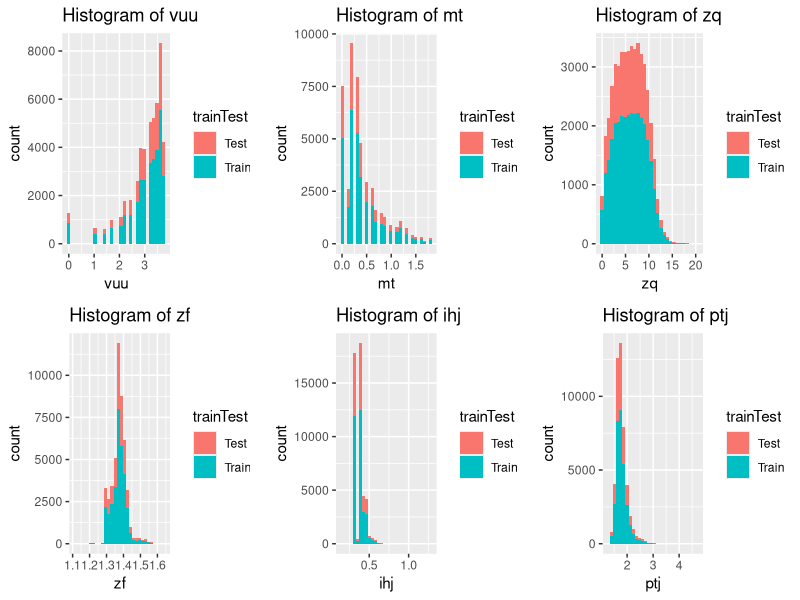

The R source for this figure: (Note: this script raises an error after producing the figure.)
## ---- chunk 1
library(ggplot2)
library(gridExtra)
library(randomForest)
library(MASS)
library(car)
library(e1071)
knitr::opts_chunk$set(echo = TRUE)
## ---- chunk 2
set.seed(121)
# Load data
trainData <- read.csv("final-data-train.csv") 
testData <- read.csv("final-data-test.csv")

# Examine data (commented out to save space)
# str(trainData) # 16 predictors: 6 continous, 1 dummy, 9 categorical
# str(testData)
table(trainData$noyes)

# Change dummy variable gb to factor
trainData$gb = factor(trainData$gb)
testData$gb = factor(testData$gb)

# Combine the predictors of the two datasets for exploratory analysis
combData = rbind(cbind(trainData[,-1], trainTest="Train"), cbind(testData, trainTest="Test"))

# Continuous attributes
contAtt = c("vuu", "mt", "zq", "zf", "ihj", "ptj")

# Histograms of continuous attributes
plots <- lapply(contAtt, function(i) { ggplot(combData, aes(x=get(i), fill=trainTest)) +
    xlab(i) +
    ggtitle(paste0("Histogram of ",i)) +
    geom_histogram() })
do.call("grid.arrange", c(plots, ncol=3))

# Dummy and categorical attributes
catAtt = c("bdb", "cle", "kbc", "og", "gb", "xxp", "rao", "at", "lf", "fq","noyes")

# Contingency table of noyes with some categorical attributes
for ( i in 1:9 ) {
  print(catAtt[i])
  print(table(trainData[, "noyes"], trainData[, catAtt[i]]))
}

# Contingency table of some categorical attributes with each other
for ( i in seq(1,7,2) ) {
  print(paste(catAtt[i]," and ",catAtt[i+1]))
  print(table(trainData[,i], trainData[, catAtt[i+1]]))
}

# Pairwise plots of continuous attributes with various categorical attributes colored for training data
nTrain = nrow(trainData)
rowsTrain = seq(1, nTrain, 50)
for ( i in c(1,4,7,11) ) {
  pairs(sapply(trainData[rowsTrain, contAtt], jitter), col=trainData[rowsTrain, catAtt[i]], pch=16, oma=c(3,3,5,10), cex=0.4, main=paste("Pairs plot colored by", catAtt[i], "for training data"))
  oldPar <- par(xpd = TRUE)
  legend("topright", pch=16, col = 1:length(levels(trainData[rowsTrain, catAtt[i]])), legend = c(levels(trainData[rowsTrain, catAtt[i]])))
  par(oldPar)
}

# Pairwise plots of continuous attributes with various categorical attributes colored for test data
nTest = nrow(testData)
rowsTest = seq(1, nTest, 50)
for ( i in c(1,4,7) ) {
  pairs(sapply(testData[rowsTest, contAtt], jitter), col=testData[rowsTest, catAtt[i]], pch=16, oma=c(3,3,5,10), cex=0.4, main = paste("Pairs plot colored by", catAtt[i], "for testing data"))
  oldPar <- par(xpd = TRUE)
  legend("topright", pch=16, col = 1:length(levels(testData[rowsTest, catAtt[i]])), legend = c(levels(testData[rowsTest, catAtt[i]])))
  par(oldPar)
}
## ---- chunk 3
# Examine how many unique values for each continous variable
for (i in 1:ncol(trainData)) {
  if (class(trainData[,i]) == "numeric") {
    print(paste0(names(trainData)[i], ": ", length(unique(trainData[,i]))))
  }
}
## ---- chunk 4
# Structure data for PCA (change 2 category variables into dummy variables)
trainData.PCA = trainData
trainData.PCA$og.kc = trainData$og == "kc"
trainData.PCA$gb.1 = trainData$gb == 1
trainData.PCA$xxp.ptn = trainData$xxp == "ptn"
trainData.PCA = trainData.PCA[, c(1,3:5,7,10:21)]

# Principal components analysis of continuous attributes (scaled and without outcome)
PC = prcomp(trainData.PCA[, c(5,8,10:13,15:17)], scal=TRUE)

# Scree plot of PCA results
# plot(scaledPCs)

# Attributes with largest loadings for the first and second principal components
# PCA1 = sort(abs(PC$rotation[,1]))[9]; PCA1 # ptj
# PCA2 = sort(abs(PC$rotation[,2]))[9]; PCA2 # vuu

# Plot of the first few principal components
# biplot(PC, cex=0.5)
oldpar <- par(mfrow=c(4,3), xpd = TRUE)
for (i in c(1,3,9,15)) {
  trainData.PCA[,i]=factor(trainData.PCA[,i])
  plot(PC$x[rowsTrain,1], PC$x[rowsTrain,2], xlab="PC1", ylab="PC2", col=trainData.PCA[rowsTrain,i], pch=16, cex=0.5)
  plot(PC$x[rowsTrain,2], PC$x[rowsTrain,3], xlab="PC2", ylab="PC3",  col=trainData.PCA[rowsTrain,i], pch=16, cex=0.5, main=names(trainData.PCA)[i])
  plot(PC$x[rowsTrain,1], PC$x[rowsTrain,3], xlab="PC1", ylab="PC3",  col=trainData.PCA[rowsTrain,i],  oma=c(3,3,5,10), pch=16, cex=0.5)
  legend("topright", pch=16, col = 1:length(levels(trainData.PCA[rowsTrain, i])), legend = c(levels(trainData.PCA[rowsTrain, i])))
}
par(oldpar)
## ---- chunk 5
# Logistic fits of continuous variables
fit.vuu = glm(noyes~vuu, data=trainData, family=binomial)
summary(fit.vuu)

# fit.mt = glm(noyes~mt, data=trainData, family=binomial)
# summary(fit.mt)

# fit.zq = glm(noyes~zq, data=trainData, family=binomial)
# summary(fit.zq) # Not significant

# fit.zf = glm(noyes~zf, data=trainData, family=binomial)
# summary(fit.zf)

# fit.ihj = glm(noyes~ihj, data=trainData, family=binomial)
# summary(fit.ihj)

# fit.ptj = glm(noyes~ptj, data=trainData, family=binomial)
# summary(fit.ptj)

# Fisher's exact tests of categorical variables with 2 values
fisher.test(table(trainData[,1], trainData$og)) # Not significant
# fisher.test(table(trainData[,1], trainData$gb))
# fisher.test(table(trainData[,1], trainData$xxp))

# Chi squared tests for remaining categorical variables
chisq.test(table(trainData[,1], trainData$bdb))
# chisq.test(table(trainData[,1], trainData$cle))
# chisq.test(table(trainData[,1], trainData$kbc))
# chisq.test(table(trainData[,1], trainData$rao))
# chisq.test(table(trainData[,1], trainData$at)) # Less significant
# chisq.test(table(trainData[,1], trainData$lf))
# chisq.test(table(trainData[,1], trainData$fq))
## ---- chunk 6
# Helper function from lecture to assess predictions
assess.prediction = function(truth, predicted, verbose=T) {
  # Remove missing values
  predicted = predicted[!is.na(truth)]
  predicted = predicted[!is.na(predicted)]
  truth = truth[!is.na(truth)]
  truth = truth[!is.na(predicted)]
  
  # True/false positives/negatives
  TP = sum(truth=="yes" & predicted=="yes")
  TN = sum(truth=="no" & predicted=="no")
  FP = sum(truth=="no" & predicted=="yes")
  FN = sum(truth=="yes" & predicted=="no")
  P = TP+FN # total postives in truth data
  N = TN+FP # total negatives in truth data
  
  # All results
  results = list(correct=sum(truth==predicted), accuracy=signif(sum(truth==predicted)*100/length(truth),3) , error=signif(100-sum(truth==predicted)*100/length(truth),3), TPR=signif(100*TP/P, 3), TNR=signif(100*TN/N, 3), PPV=signif(100*TP/(TP+FP),3), FDR=signif(100*FP/(TP+FP),3))
  
  # Don't print information if verbose is False
  if ( verbose == F ) {
    return(results)
  }
  
  # Total cases
  cat("Total cases that are not NA: ", length(truth), "\n", sep ="")
  
  # Overall accuracy
  cat("Correct predictions (accuracy): ", results$correct, " (", results$accuracy, "%)\n", sep ="")
  cat("Test error=1-accuracy: ", results$error, "%\n", sep ="")
  
  # Sensitivity/specificity/etc.
  cat("TPR (sensitivity)=TP/P: ", results$TPR, "%\n", sep ="")
  cat("TNR (specificity)=TN/N: ", results$TNR, "%\n", sep ="")
  cat("PPV (precision)=TP/(TP+FP): ", results$PPV, "%\n", sep ="")
  cat("FDR (false discovery)=1-PPV: ", results$FDR, "%\n", sep ="")
}
## ---- chunk 7
# True values
true = trainData$noyes

# Fit logistic regression model on continuous variables
fit.log.cont = glm(noyes~vuu+mt+zq+zf+ihj+ptj, data=trainData, family=binomial)
# summary(fit.log.cont)
predicted1 = ifelse(predict(fit.log.cont, newdata=trainData[ , 3:18], type="response") > 0.5, "yes", "no")
# assess.prediction(true, predicted1) # Assess prediction => 79.3% accuracy

# Logistic regression model with only significant continuous variables (remove vuu then zq using backwards stepwise)
fit.log.cont2 = glm(noyes~mt+zf+ihj+ptj, data=trainData, family=binomial)
# summary(fit.log.cont2)
predicted2 = ifelse(predict(fit.log.cont2, newdata=trainData[ , 3:18], type="response") > 0.5, "yes", "no")
assess.prediction(true, predicted2)  # Assess prediction => 79.3% accuracy

# Fit logistic regression model on all variables
fit.log.all = glm(noyes~.-id, data=trainData, family=binomial)
# summary(fit.log.all)
predicted3 = ifelse(predict(fit.log.all, newdata=trainData[ , 2:18], type="response") > 0.5, "yes", "no")
# assess.prediction(true, predicted3) # Assess prediction => 86.7% accuracy

# Logistic regression model with only significant variables (remove zq then og using backwards stepwise)
fit.log.final = glm(noyes~.-id-zq-og, data=trainData, family=binomial)
# summary(fit.log.final)

# Compare true and predicted values
predicted.log.final = ifelse(predict(fit.log.final, newdata=trainData[ , 2:18], type="response") > 0.5, "yes", "no")
table(true, predicted.log.final)

# Accuracy, error rate, sensitivity, and specificity of final model
assess.prediction(true, predicted.log.final) # Assess prediction => 86.7% accuracy, 60.6% TPR, and 95.2% TNR

# Test model on train/test splits
# k-fold crossvalidation
N.xval = 5
N.iter = 3
data=trainData
results = NULL

for ( iter in 1:N.iter ) {
  grps = sample( (1:nrow(data)) %% N.xval+1 ) # Randomly assign groups
  for ( i in 1:N.xval ) {
    data.test = data[grps == i,] # Set group i as test
    data.train = data[grps != i,] # Set the rest as train
    
    # Expected results from train/test predictions
    train.true = data.train$noyes
    test.true = data.test$noyes
    
    # Results for fit
    fit = glm(noyes~.-id-zq-og, data=data.train, family=binomial)
    train.predicted = ifelse(predict(fit, newdata=data.train[ , 2:18], type="response") > 0.5, "yes", "no")
    test.predicted = ifelse(predict(fit, newdata=data.test[ , 2:18], type="response") > 0.5, "yes", "no")
    
    # Calculate and store accuracy/error/sensitivity/specificity
    test.results = assess.prediction(test.true, test.predicted, verbose=F)
    results = rbind(results, data.frame(accuracy = test.results$accuracy, error = test.results$error,
                    sensitivity = test.results$TPR, specificity = test.results$TNR, model="Logistic"))
  }
}

# Plot results from cross-validation
plot1 = ggplot(results, aes(y=accuracy)) +  geom_boxplot() + ylab("Accuracy (%)") +
  ggtitle("Accuracy of Logistic Regression") + theme(plot.title = element_text(size=12, hjust = 0.5))
plot2 = ggplot(results, aes(y=error)) +  geom_boxplot() + ylab("Error (%)") +
  ggtitle("Error of Logistic Regression") + theme(plot.title = element_text(size=12, hjust = 0.5))
plot3 = ggplot(results, aes(y=sensitivity)) +  geom_boxplot() + ylab("Sensitivity (%)") +
  ggtitle("Sensitivity of Logistic Regression") + theme(plot.title = element_text(size=12, hjust = 0.5))
plot4 = ggplot(results, aes(y=specificity)) +  geom_boxplot() + ylab("Specificity (%)") +
  ggtitle("Specificity of Logistic Regression") + theme(plot.title = element_text(size=12, hjust = 0.5))
grid.arrange(plot1, plot2, plot3, plot4, nrow=2)
## ---- chunk 8
# Fit LDA classifier on all variables
fit.LDA.all = lda(noyes~.-id, data=trainData)
predicted4 = ifelse(predict(fit.LDA.all, newdata=trainData[ , 2:18])$posterior[,2] > 0.5, "yes", "no")
# assess.prediction(true, predicted4) # Assess prediction => 86.4% accuracy

# LDA classifier with only significant variables as determined from logisitic regression (remove zq and og)
fit.LDA.final = lda(noyes~.-id-zq-og, data=trainData)
predicted.LDA.final = ifelse(predict(fit.LDA.final, newdata=trainData[ , 2:18])$posterior[,2] > 0.5, "yes", "no")
table(true, predicted.LDA.final)

# Accuracy, error rate, sensitivity, and specificity of final model
assess.prediction(true, predicted.LDA.final) # Assess prediction => 86.4% accuracy, 59% TPR, and 95.3% TNR

# Test model on train/test splits
# k-fold crossvalidation
for ( iter in 1:N.iter ) {
  grps = sample( (1:nrow(data)) %% N.xval+1 ) # Randomly assign groups
  for ( i in 1:N.xval ) {
    data.test = data[grps == i,] # Set group i as test
    data.train = data[grps != i,] # Set the rest as train
    
    # Expected results from train/test predictions
    train.true = data.train$noyes
    test.true = data.test$noyes
    
    # Results for fit
    fit = lda(noyes~.-id-zq-og, data=data.train)
    train.predicted = ifelse(predict(fit, newdata=data.train[ , 2:18])$posterior[,2] > 0.5, "yes", "no")
    test.predicted = ifelse(predict(fit, newdata=data.test[ , 2:18])$posterior[,2] > 0.5, "yes", "no")
    
    # Calculate and store accuracy/error/sensitivity/specificity
    test.results = assess.prediction(test.true, test.predicted, verbose=F)
    results = rbind(results, data.frame(accuracy = test.results$accuracy, error = test.results$error,
                    sensitivity = test.results$TPR, specificity = test.results$TNR, model="LDA"))
  }
}

# Plot results from cross-validation
plot1 = ggplot(results, aes(y=accuracy, col=model)) +  geom_boxplot() + ylab("Accuracy (%)") +
  ggtitle("Accuracy of LDA") + theme(plot.title = element_text(size=12, hjust = 0.5))
plot2 = ggplot(results, aes(y=error, col=model)) +  geom_boxplot() + ylab("Error (%)") +
  ggtitle("Error of LDA") + theme(plot.title = element_text(size=12, hjust = 0.5))
plot3 = ggplot(results, aes(y=sensitivity, col=model)) +  geom_boxplot() + ylab("Sensitivity (%)") +
  ggtitle("Sensitivity of LDA") + theme(plot.title = element_text(size=12, hjust = 0.5))
plot4 = ggplot(results, aes(y=specificity, col=model)) +  geom_boxplot() + ylab("Specificity (%)") +
  ggtitle("Specificity of LDA") + theme(plot.title = element_text(size=12, hjust = 0.5))
grid.arrange(plot1, plot2, plot3, plot4, nrow=2)
## ---- chunk 9
# Examine VIFs from logistic fit
vif(fit.log.all)

# QDA classifier with variables from LDA (remove zq and og), and also kbc removed since it has pretty high GVIF and the highest Df
fit.QDA.final = qda(noyes~.-id-og-kbc, data=trainData)
predicted5 = ifelse(predict(fit.QDA.final, newdata=trainData[ , -1])$posterior[,2] > 0.5, "yes", "no")
# assess.prediction(true, predicted5) # Assess prediction => 82.7% accuracy, 47.5% sensitivity, 94.2% specificity

# Test model on train/test splits
# k-fold crossvalidation
for ( iter in 1:N.iter ) {
  grps = sample( (1:nrow(data)) %% N.xval+1 ) # Randomly assign groups
  for ( i in 1:N.xval ) {
    data.test = data[grps == i,] # Set group i as test
    data.train = data[grps != i,] # Set the rest as train
    
    # Expected results from train/test predictions
    train.true = data.train$noyes
    test.true = data.test$noyes
    
    # Results for fit
    fit = qda(noyes~.-id-og-kbc, data=data.train)
    train.predicted = ifelse(predict(fit, newdata=data.train[ , 2:18])$posterior[,2] > 0.5, "yes", "no")
    test.predicted = ifelse(predict(fit, newdata=data.test[ , 2:18])$posterior[,2] > 0.5, "yes", "no")
    
    # Calculate and store accuracy/error/sensitivity/specificity
    test.results = assess.prediction(test.true, test.predicted, verbose=F)
    results = rbind(results, data.frame(accuracy = test.results$accuracy, error = test.results$error,
                    sensitivity = test.results$TPR, specificity = test.results$TNR, model="QDA"))
  }
}

# Plot results from cross-validation
plot1 = ggplot(results, aes(y=accuracy, col=model)) +  geom_boxplot() + ylab("Accuracy (%)") +
  ggtitle("Accuracy of QDA") + theme(plot.title = element_text(size=12, hjust = 0.5))
plot2 = ggplot(results, aes(y=error, col=model)) +  geom_boxplot() + ylab("Error (%)") +
  ggtitle("Error of QDA") + theme(plot.title = element_text(size=12, hjust = 0.5))
plot3 = ggplot(results, aes(y=sensitivity, col=model)) +  geom_boxplot() + ylab("Sensitivity (%)") +
  ggtitle("Sensitivity of QDA") + theme(plot.title = element_text(size=12, hjust = 0.5))
plot4 = ggplot(results, aes(y=specificity, col=model)) +  geom_boxplot() + ylab("Specificity (%)") +
  ggtitle("Specificity of QDA") + theme(plot.title = element_text(size=12, hjust = 0.5))
grid.arrange(plot1, plot2, plot3, plot4, nrow=2)
## ---- chunk 10
# RF classifier with all variables (except id)
x.all = trainData[, -c(1,2)]; y=trainData$noyes
rf.all <- randomForest(x.all, y)
# predicted.rf.all = predict(rf.all, newdata=x.all)
# assess.prediction(true, predicted.rf.all) # Assess prediction => 100% accuracy

# Variable importance plot of RF model
varImpPlot(rf.all, type=2)

# Out-of-bag error estimate
# rf.all # => OOB error of 11.53%

# RF classifier with reduced variables as determined from importance plot (remove id and og)
x.reduced = trainData[, -c(1,2,6)]
rf.reduced <- randomForest(x.reduced, y)
predicted.rf.reduced = predict(rf.reduced, newdata=x.reduced)
table(true, predicted.rf.reduced)

# Variable importance plot of updated RF model
varImpPlot(rf.reduced, type=2)

# Out-of-bag error estimate
rf.reduced # => OOB error of 11.61%

# Accuracy, error rate, sensitivity, and specificity of model
assess.prediction(true, predicted.rf.reduced) # Assess prediction => 100% accuracy

# Test model on train/test splits
# k-fold crossvalidation
N.xval = 5
N.iter = 5
for ( iter in 1:N.iter ) {
  subset = sample( (1:nrow(data)) %% 10 ) # Randomly assign subset with 1/10 of data for faster runtime
  data.subset = data[subset == 5,]
  grps = sample( (1:nrow(data.subset)) %% N.xval+1 ) # Randomly assign groups
  for ( i in 1:N.xval ) {
    data.test = data.subset[grps == i,] # Set group i as test
    data.train = data.subset[grps != i,] # Set the rest as train
    
    # Expected results from train/test predictions
    train.true = data.train$noyes
    test.true = data.test$noyes
    
    # Results for fit
    fit = randomForest(data.train[, -c(1,2,6)], train.true)
    train.predicted = predict(fit, newdata=data.train[, -c(1,2,6)])
    test.predicted = predict(fit, newdata=data.test[, -c(1,2,6)])
    
    # Calculate and store accuracy/error/sensitivity/specificity
    test.results = assess.prediction(test.true, test.predicted, verbose=F)
    results = rbind(results, data.frame(accuracy = test.results$accuracy, error = test.results$error,
                    sensitivity = test.results$TPR, specificity = test.results$TNR, model="RF"))
  }
}

# Plot results from cross-validation
plot1 = ggplot(results, aes(y=accuracy, col=model)) +  geom_boxplot() + ylab("Accuracy (%)") +
  ggtitle("Accuracy of Random Forest") + theme(plot.title = element_text(size=12, hjust = 0.5))
plot2 = ggplot(results, aes(y=error, col=model)) +  geom_boxplot() + ylab("Error (%)") +
  ggtitle("Error of Random Forest") + theme(plot.title = element_text(size=12, hjust = 0.5))
plot3 = ggplot(results, aes(y=sensitivity, col=model)) +  geom_boxplot() + ylab("Sensitivity (%)") +
  ggtitle("Sensitivity of Random Forest") + theme(plot.title = element_text(size=12, hjust = 0.5))
plot4 = ggplot(results, aes(y=specificity, col=model)) +  geom_boxplot() + ylab("Specificity (%)") +
  ggtitle("Specificity of Random Forest") + theme(plot.title = element_text(size=12, hjust = 0.5))
grid.arrange(plot1, plot2, plot3, plot4, nrow=2)
## ---- chunk 11
# Following commented out for faster runtime
# Initial test: fit SVM model without id and og, as in random forest, using cost and gamma of 1
# svmRes <- svm(noyes~.-id-og, data=trainData, kernel="radial", scale=T, cost=1, gamma=1)
# predicted6 = predict(svmRes, newdata=trainData[, -1])
# assess.prediction(true, predicted6) # Assess prediction => 98.2% accuracy

# Tuning cost and gamma
# Split data for faster run-time
# subset = sample( (1:nrow(trainData)) %% 20 ) # Randomly assign subset with 1/20 of data for faster runtime
# data.subset = trainData[subset == 5,]
# fit.svm.final = tune(svm, noyes~.-id-og, data=data.subset, kernel="radial", scale=T,
#                     ranges=list(cost=c(1,5,10), gamma=c(0.02,0.05,0.1)))
# fit.svm.final # Optimized for cost=10 and gamma=0.02
# predicted.svm.final = predict(fit.svm.final$best.model, newdata=trainData[ , -1])

# Accuracy, error rate, sensitivity, and specificity of model
# assess.prediction(true, predicted.svm.final) # Assess prediction => 86.4% accuracy

# Test model on train/test splits
# k-fold crossvalidation
N.xval = 5
N.iter = 5

for ( iter in 1:N.iter ) {
  subset = sample( (1:nrow(trainData)) %% 10 ) # Randomly assign subset with 1/10 of data for faster runtime
  data.subset = trainData[subset == 5,]
  grps = sample( (1:nrow(data.subset)) %% N.xval+1 ) # Randomly assign groups
  for ( i in 1:N.xval ) {
    data.test = data.subset[grps == i,] # Set group i as test
    data.train = data.subset[grps != i,] # Set the rest as train
    
    # Expected results from train/test predictions
    train.true = data.train$noyes
    test.true = data.test$noyes
    
    # Results for fit
    fit = svm(noyes~.-id-og, data=data.train, kernel="radial", scale=T, cost=10, gamma=0.02)
    train.predicted = predict(fit, newdata=data.train[, -1])
    test.predicted = predict(fit, newdata=data.test[, -1])

    # Calculate and store accuracy/error/sensitivity/specificity
    test.results = assess.prediction(test.true, test.predicted, verbose=F)
    results = rbind(results, data.frame(accuracy = test.results$accuracy, error = test.results$error,
                    sensitivity = test.results$TPR, specificity = test.results$TNR, model="SVM"))
  }
}

# Plot results from cross-validation
plot1 = ggplot(results, aes(y=accuracy, col=model)) +  geom_boxplot() + ylab("Accuracy (%)") +
  ggtitle("Accuracy of SVM") + theme(plot.title = element_text(size=12, hjust = 0.5))
plot2 = ggplot(results, aes(y=error, col=model)) +  geom_boxplot() + ylab("Error (%)") +
  ggtitle("Error of SVM") + theme(plot.title = element_text(size=12, hjust = 0.5))
plot3 = ggplot(results, aes(y=sensitivity, col=model)) +  geom_boxplot() + ylab("Sensitivity (%)") +
  ggtitle("Sensitivity of SVM") + theme(plot.title = element_text(size=12, hjust = 0.5))
plot4 = ggplot(results, aes(y=specificity, col=model)) +  geom_boxplot() + ylab("Specificity (%)") +
  ggtitle("Specificity of SVM") + theme(plot.title = element_text(size=12, hjust = 0.5))
grid.arrange(plot1, plot2, plot3, plot4, nrow=2)
## ---- chunk 12
# Decided to proceed with random forest as the final model (specifically the reduced model with id and og removed)
test.predictions = predict(rf.reduced, newdata=testData[,-c(1,5)])
testPredictions = cbind(data.frame(id=testData$id, randomGuess=test.predictions))

write.csv(testPredictions, file = "predictions-aw.csv", row.names=F)
